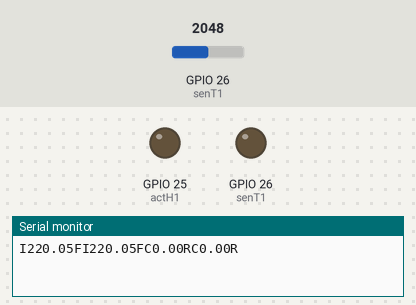
Simulated run of this program. Board: ESP32. Parts: output pins drawn as LEDs (lit = HIGH), the last lines printed to the serial monitor. Inputs (shaded band) come from the test bench; at power-on: GPIO 26 (senT1) = 2048.

Above: at 0.1 s.
At 30.1 s:
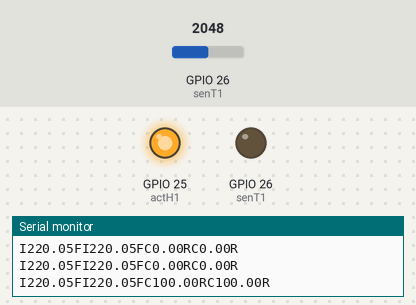
Timing chart, 0 to 46.5 s (numbered marks = the images above):
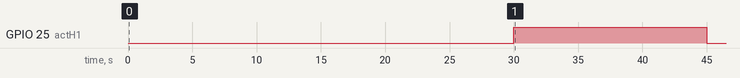

The program:

main.cpp
```cpp
#include <Arduino.h>
#include <time.h>

hw_timer_t *timer = NULL;

#define senT1 26 // LM35
#define actH1 25

#define ADC_VREF_mV 4400.0 // bằng milivolt
#define ADC_RESOLUTION 4095.0

bool Matlab = true;
float Temp1, Temp2, H1 = 0.0;

float w = 0;            // Tham chiếu
float e[3] = {0, 0, 0}; // Vector lỗi
float u[2] = {0, 0};    // Vector Luật Điều Khiển
int kU = sizeof(u) / sizeof(float) - 1;
int kE = sizeof(e) / sizeof(float) - 1;
float kp, ti, td, q0, q1, q2; // Tham số của PID

// Mô hình của Hệ thống
float K = 0.76822, tau = 199.96, theta = 11.06;
int Ts = 15; // Chu kỳ Lấy mẫu
float L = theta + Ts / 2;

void Set_up(void);
float Temperature_Read(int senT); // Tính ra nhiệt độ từ LM35
float CurrentRead(int senT);      // Tính ra giá trị hiệu điện thế từ LM35
void Serial_Plotter();            // Hiển thị dữ liệu ra Serial Plotter
void SampleTime(void);            // Tính toán giá trị điều khiển PID
void update_past(float v[], int kT);
float PID_Controller(float u[], float e[3], float q0, float q1, float q2);

void IRAM_ATTR onTimer()
{
  SampleTime();
}

void setup()
{
  Set_up();
}

void loop()
{
  Temp1 = Temperature_Read(senT1);

  Serial_Plotter();
}

void Set_up(void)
{
  Serial.begin(9600);
  pinMode(senT1, INPUT);
  pinMode(actH1, OUTPUT);
  analogWrite(actH1, 0);
  analogWrite(senT1, 0);

  // Khởi tạo timer
  timer = timerBegin(0, 8000, true);
  // Đính kèm hàm ngắt cho timer
  timerAttachInterrupt(timer, &onTimer, true);
  // Ghi thời gian ngắt cho timer (150000 tương ứng với 15 giây)
  timerAlarmWrite(timer, 150000, true);
  // Kích hoạt timer
  timerAlarmEnable(timer);

  // ******* TINH CHỈNH PID ZN ******** //

  kp = (1.2 * tau) / (K * L);
  ti = 2 * L;
  td = 0.5 * L;

  // **** BỘ ĐIỀU KHIỂN PID ****** //
  q0 = kp * (1 + Ts / (2 * ti) + td / Ts);
  q1 = -kp * (1 - Ts / (2 * ti) + (2 * td) / Ts);
  q2 = (kp * td) / Ts;
}

void SampleTime(void)
{
  // Cập nhật các vector u và e
  update_past(u, kU);
  update_past(e, kE);

  // Tính toán lỗi hiện tại
  e[kE] = w - Temp1;

  // Tính toán Hành động Điều khiển PID
  u[kU] = PID_Controller(u, e, q0, q1, q2); // Max= 100, Min=0
  H1 = u[kU];

  // Áp dụng hành động điều khiển vào PWM
  analogWrite(actH1, map(H1, 0, 100, 0, 255)); // Max= 100, Min=0
}

void update_past(float v[], int kT)
{
  int i;
  for (i = 1; i <= kT; i++)
  {
    v[i - 1] = v[i];
  }
}

/*=======================    HÀM ĐIỀU KHIỂN PID  ============================*/

float PID_Controller(float u[], float e[3], float q0, float q1, float q2)
{
  float lu;
  // Điều khiển PID
  // e[2] = e(k)
  // e[1] = e(k-1)
  // e[0] = e(k-2)
  // u[0] = u(k-1)
  lu = u[0] + q0 * e[2] + q1 * e[1] + q2 * e[0]; // Luật điều khiển PID rời rạc

  // Chống quá mức (Anti - Windup)
  if (lu >= 100.0)
    lu = 100.0;

  if (lu <= 0.0)
    lu = 0.0;

  return (lu);
}

float Temperature_Read(int senT) // Tính ra nhiệt độ từ LM35
{
  // Đọc giá trị ADC từ cảm biến nhiệt độ
  int adcVal = analogRead(senT);

  float S1, aux;
  int i;
  // Bộ lọc trung bình động trên giá trị đọc ADC
  aux = 0;
  for (i = 0; i < 10; i++)
  {
    // Mỗi 10mV = 1 độ C.
    aux = aux + adcVal * (ADC_VREF_mV / ADC_RESOLUTION) / 10; // LM35
  }
  S1 = aux / 10.0;
  return (S1);
}

float CurrentRead(int senT) // Tính ra giá trị hiệu điện thế từ LM35
{
  // Đọc giá trị ADC từ cảm biến nhiệt độ
  int adcVal = analogRead(senT);

  float S1, aux;
  int i;
  // Bộ lọc trung bình động trên giá trị đọc ADC
  aux = 0;
  for (i = 0; i < 10; i++)
  {
    // Mỗi 10mV = 1 độ C.
    aux = aux + adcVal * (ADC_VREF_mV / ADC_RESOLUTION); // LM35
  }
  S1 = aux / 10.0;
  return (S1);
}

void Serial_Plotter(void)
{
  String dato, degC;
  int i, ini, fin;
  if (Serial.available())
  {
    dato = Serial.readString();
    for (i = 0; i < 10; i++)
    {
      if (dato[i] == 'S')
      {
        ini = i + 1;
        i = 10;
      }
    }
    for (i = ini; i < 10; i++)
    {
      if (dato[i] == '$')
      {
        fin = i;
        i = 10;
      }
    }

    degC = dato.substring(ini, fin);
    w = degC.toDouble();
  }

  if (Matlab)
  { // Sử dụng giao diện Matlab
    Serial.print("I");
    Serial.print(Temp1);
    Serial.print("F");
    Serial.print("I");
    Serial.print(Temp1);
    Serial.print("F");

    Serial.print("C");
    Serial.print(H1);
    Serial.print("R");
    Serial.print("C");
    Serial.print(H1);
    Serial.print("R");
    Serial.println();
  }
  else
  { // Sử dụng Serial Plotter
    Serial.println("Temperature_1(C),Heater_1(%)");
    Serial.print(Temp1);
    Serial.print(",");
    Serial.println(H1);
  }
  delay(1000);
}
```

Measured:
- by itself, GPIO 25 (actH1): LOW → HIGH at 30.0 s, → LOW 15.0 s later
